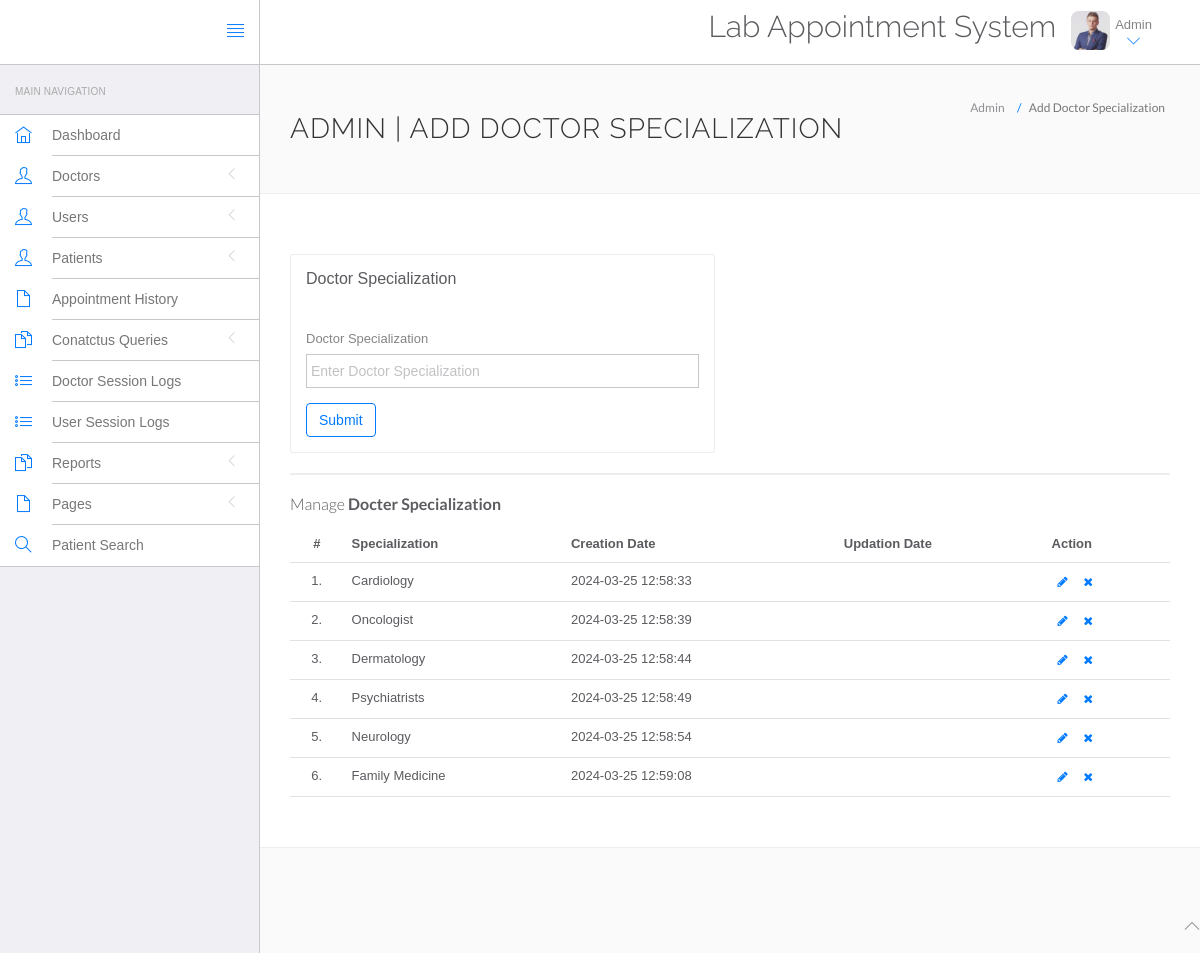
Page /las/admin/doctor-specilization.php (signed in) on the committed database.
### tables this page shows
CREATE TABLE `doctorspecilization` (
  `id` int(11) NOT NULL,
  `specilization` varchar(255) DEFAULT NULL,
  `creationDate` timestamp NULL DEFAULT current_timestamp(),
  `updationDate` timestamp NULL DEFAULT NULL ON UPDATE current_timestamp()
);

### las/admin/doctor-specilization.php (the view, shortened to what this page needs)
<?php
include('include/config.php');
if(strlen($_SESSION['id']==0)) {
 header('location:logout.php');
  } else{
?>
<!DOCTYPE html>
<html lang="en">
	<head>
		<link rel="stylesheet" href="vendor/bootstrap/css/bootstrap.min.css">
		<link rel="stylesheet" href="vendor/fontawesome/css/font-awesome.min.css">
		<link rel="stylesheet" href="vendor/themify-icons/themify-icons.min.css">
		<link href="vendor/animate.css/animate.min.css" rel="stylesheet" media="screen">
		<link href="vendor/perfect-scrollbar/perfect-scrollbar.min.css" rel="stylesheet" media="screen">
		<link href="vendor/switchery/switchery.min.css" rel="stylesheet" media="screen">
		<link href="vendor/bootstrap-touchspin/jquery.bootstrap-touchspin.min.css" rel="stylesheet" media="screen">
		<link href="vendor/select2/select2.min.css" rel="stylesheet" media="screen">
		<link href="vendor/bootstrap-datepicker/bootstrap-datepicker3.standalone.min.css" rel="stylesheet" media="screen">
		<link href="vendor/bootstrap-timepicker/bootstrap-timepicker.min.css" rel="stylesheet" media="screen">
		<link rel="stylesheet" href="assets/css/styles.css">
		<link rel="stylesheet" href="assets/css/plugins.css">
		<link rel="stylesheet" href="assets/css/themes/theme-1.css" id="skin_color" />
	</head>
	<body>
		<div id="app">
<?php include('include/sidebar.php');?>
			<div class="app-content">
						<?php include('include/header.php');?>
				<div class="main-content" >
					<div class="wrap-content container" id="container">
						<section id="page-title">
							<div class="row">
								<div class="col-sm-8">
									<h1 class="mainTitle">Admin | Add Doctor Specialization</h1>
																	</div>
								<ol class="breadcrumb">
									<li>
										<span>Admin</span>
									</li>
									<li class="active">
										<span>Add Doctor Specialization</span>
									</li>
								</ol>
							</div>
						</section>
						<div class="container-fluid container-fullw bg-white">
							<div class="row">
								<div class="col-md-12">
									<div class="row margin-top-30">
										<div class="col-lg-6 col-md-12">
											<div class="panel panel-white">
												<div class="panel-heading">
													<h5 class="panel-title">Doctor Specialization</h5>
												</div>
												<div class="panel-body">
													<form role="form" name="dcotorspcl" method="post" >
														<div class="form-group">
															<label for="exampleInputEmail1">
																Doctor Specialization
															</label>
							<input type="text" name="doctorspecilization" class="form-control"  placeholder="Enter Doctor Specialization">
														</div>
														<button type="submit" name="submit" class="btn btn-o btn-primary">
															Submit
														</button>
													</form>
												</div>
											</div>
										</div>
											</div>
										</div>
									<div class="col-lg-12 col-md-12">
											<div class="panel panel-white">
											</div>
										</div>
									</div>
									<div class="row">
								<div class="col-md-12">
									<h5 class="over-title margin-bottom-15">Manage <span class="text-bold">Docter Specialization</span></h5>
									<table class="table table-hover" id="sample-table-1">
										<thead>
											<tr>
												<th class="center">#</th>
												<th>Specialization</th>
												<th class="hidden-xs">Creation Date</th>
												<th>Updation Date</th>
												<th>Action</th>
											</tr>
										</thead>
										<tbody>
<?php
$sql=mysqli_query($con,"select * from doctorSpecilization");
$cnt=1;
while($row=mysqli_fetch_array($sql))
{
?>
											<tr>
												<td class="center"><?php echo $cnt;?>.</td>
												<td class="hidden-xs"><?php echo $row['specilization'];?></td>
												<td><?php echo $row['creationDate'];?></td>
												<td><?php echo $row['updationDate'];?>
												</td>
												<td >
												<div class="visible-md visible-lg hidden-sm hidden-xs">
							<a href="edit-doctor-specialization.php?id=<?php echo $row['id'];?>" class="btn btn-transparent btn-xs" tooltip-placement="top" tooltip="Edit"><i class="fa fa-pencil"></i></a>
	<a href="doctor-specilization.php?id=<?php echo $row['id']?>&del=delete" onClick="return confirm('Are you sure you want to delete?')"class="btn btn-transparent btn-xs tooltips" tooltip-placement="top" tooltip="Remove"><i class="fa fa-times fa fa-white"></i></a>
												</div>
												</td>
											</tr>
											<?php
$cnt=$cnt+1;
											 }?>
										</tbody>
									</table>
								</div>
							</div>
								</div>
							</div>
						</div>
					</div>
				</div>
	<?php include('include/footer.php');?>
	</body>
</html>
<?php } ?>

### las/admin/assets/css/themes/theme-1.css (style rules this page uses)
body { background: #FAFAFA; }

### rows in the picture
doctorspecilization: specilization "Cardiology", creationDate "2024-03-25 12:58:33"
doctorspecilization: specilization "Oncologist", creationDate "2024-03-25 12:58:39"
doctorspecilization: specilization "Dermatology", creationDate "2024-03-25 12:58:44"
doctorspecilization: specilization "Psychiatrists", creationDate "2024-03-25 12:58:49"
doctorspecilization: specilization "Neurology", creationDate "2024-03-25 12:58:54"
doctorspecilization: specilization "Family Medicine", creationDate "2024-03-25 12:59:08"
